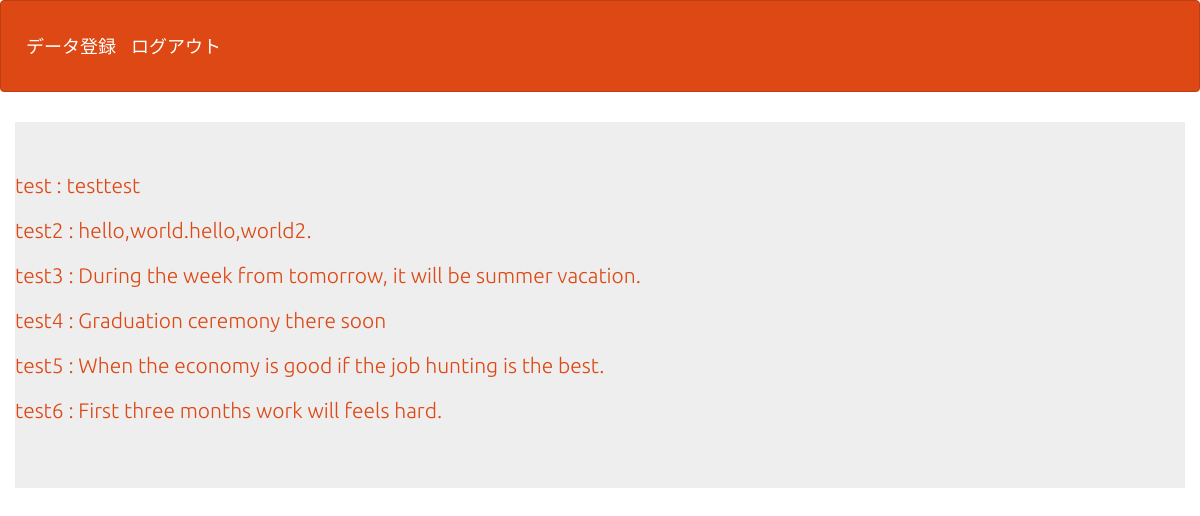
Page /cms_sample/select.php (signed in) on the committed database.
### tables this page shows
CREATE TABLE `cms_table` (
  `id` int(12) NOT NULL,
  `news_title` varchar(64) NOT NULL,
  `news_detail` varchar(255) NOT NULL,
  `view_flg` int(1) NOT NULL,
  `indate` datetime NOT NULL
);

### cms_sample/include/func.php (called while the page is built, shortened)
<?php
function htmlEnc($value) {
    return htmlspecialchars($value,ENT_QUOTES);
}
?>

### cms_sample/select.php (the view, shortened to what this page needs)
<?php
include('include/func.php');
$pdo = db();
$stmt = $pdo->prepare("SELECT * FROM cms_table");
$status = $stmt->execute();
$view="";
while( $result = $stmt->fetch(PDO::FETCH_ASSOC) ){
  if( $_SESSION["kanri_flg"]==1 ){
    $view .= '<p><a href="detail.php?id='.htmlEnc($result["id"]).'">'.htmlEnc($result["news_title"])." : ".htmlEnc($result["news_detail"]).'</a></p>';
  }else{
    $view .= '<p>'.htmlEnc($result["indate"]).' | '.htmlEnc($result["news_title"])." | ".htmlEnc($result["news_detail"]).'</p>';
  }
}
?>
<?php
include("html/html_start.php");
?>
<header>
  <nav class="navbar navbar-default">
    <div class="container-fluid">
        <div class="navbar-header">
        <a class="navbar-brand" href="index.php">データ登録</a>
        <a class="navbar-brand" href="logout.php">ログアウト</a>
      </div>
    </div>
  </nav>
</header>
<div>
    <div class="container jumbotron"><?=$view?></div>
</div>
<?php
include("html/html_end.php");
?>

### cms_sample/css/main.css (style rules this page uses)
body { font-size: 1.2em; }

### cms_sample/html/html_start.php (style rules this page uses)
div { padding: 10px;font-size:16px; }

### rows in the picture
cms_table: news_title "test", news_detail "testtest"
cms_table: news_title "test2", news_detail "hello,world.hello,world2."
cms_table: news_title "test3", news_detail "During the week from tomorrow, it will be summer vacation."
cms_table: news_title "test4", news_detail "Graduation ceremony there soon"
cms_table: news_title "test5", news_detail "When the economy is good if the job hunting is the best."
cms_table: news_title "test6", news_detail "First three months work will feels hard."
